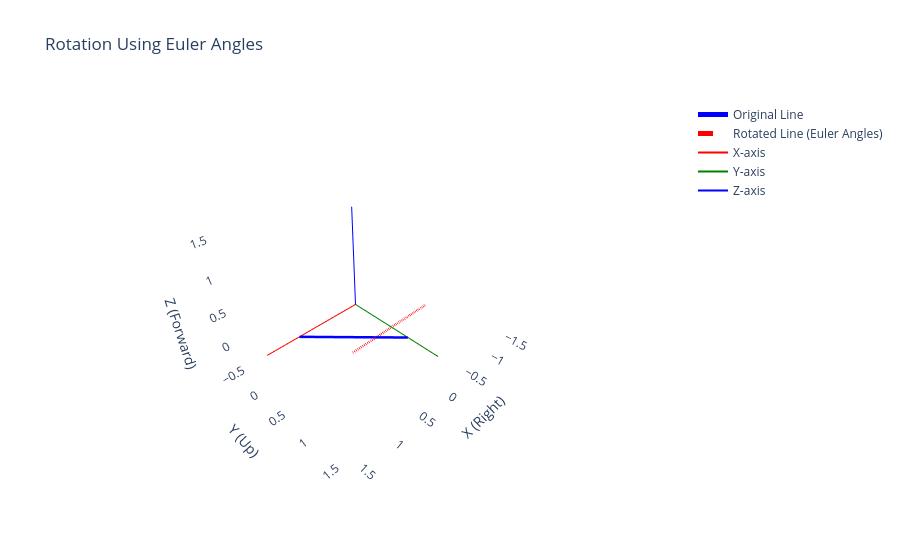
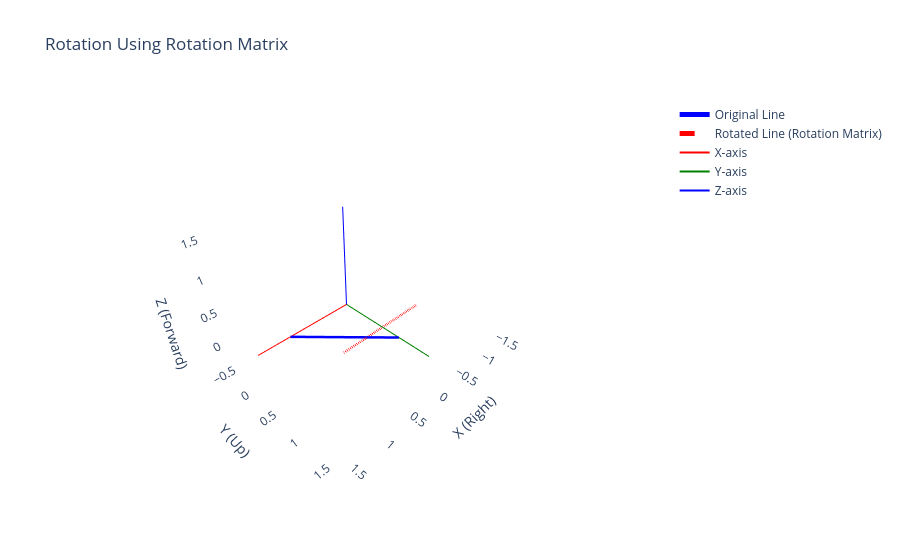
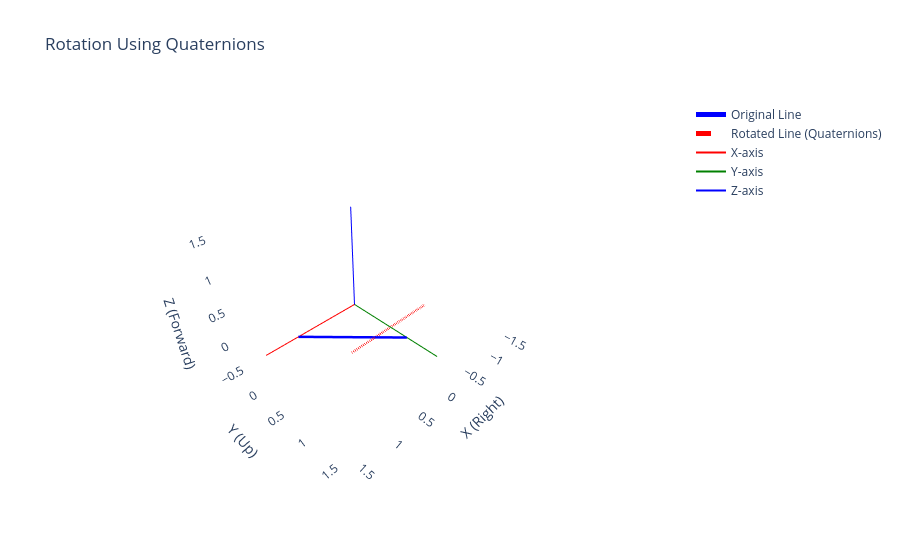
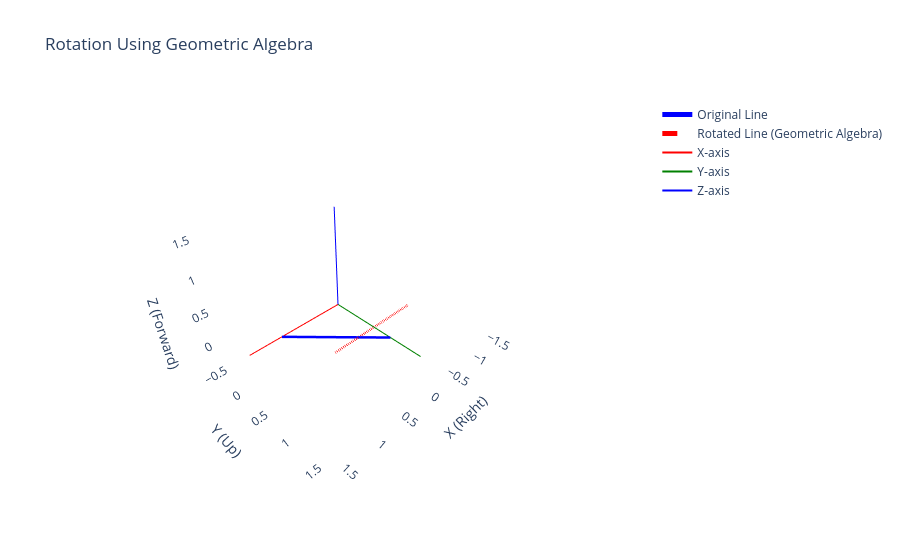

The notebook cell these images were saved under, in order:
### Markdown cell above
# with colored axes X, Y, Z

### Code cell
import numpy as np
from clifford import Cl
import plotly.graph_objects as go

# Define the original line
point1 = np.array([1, 0, 0])  # Starting point
point2 = np.array([0, 1, 0])  # Ending point
line = point2 - point1

# Rotation parameters
theta = np.deg2rad(45)  # Rotation angle in radians
axis = np.array([0, 0, 1])  # Rotation axis (Z-axis)

# ------------------------------
# Rotation Methods
# ------------------------------

# 1. Euler Angles
def rotate_euler(point, theta):
    Rz = np.array([
        [np.cos(theta), -np.sin(theta), 0],
        [np.sin(theta),  np.cos(theta), 0],
        [0, 0, 1]
    ])
    return Rz @ point

# 2. Rotation Matrix
def rotate_matrix(point, axis, theta):
    axis = axis / np.linalg.norm(axis)  # Normalize the axis
    K = np.array([
        [0, -axis[2], axis[1]],
        [axis[2],  0, -axis[0]],
        [-axis[1], axis[0], 0]
    ])
    R = np.eye(3) + np.sin(theta) * K + (1 - np.cos(theta)) * (K @ K)
    return R @ point

# 3. Quaternions
def rotate_quaternion(point, axis, theta):
    axis = axis / np.linalg.norm(axis)
    w = np.cos(theta / 2)
    x, y, z = axis * np.sin(theta / 2)
    q = np.array([w, x, y, z])  # Rotation quaternion
    p = np.array([0, *point])   # Pure quaternion
    q_conj = np.array([w, -x, -y, -z])  # Conjugate of rotation quaternion
    temp = quaternion_mult(q, p)
    rotated_p = quaternion_mult(temp, q_conj)
    return rotated_p[1:]  # Return vector part

def quaternion_mult(a, b):
    # Quaternion multiplication
    w1, x1, y1, z1 = a
    w2, x2, y2, z2 = b
    w = w1*w2 - x1*x2 - y1*y2 - z1*z2
    x = w1*x2 + x1*w2 + y1*z2 - z1*y2
    y = w1*y2 - x1*z2 + y1*w2 + z1*x2
    z = w1*z2 + x1*y2 - y1*x2 + z1*w2
    return np.array([w, x, y, z])

# 4. Geometric Algebra
# Initialize geometric algebra
layout, blades = Cl(3)
e1, e2, e3 = blades['e1'], blades['e2'], blades['e3']

def rotate_geometric_algebra(point, axis, theta):
    # Create vector in GA
    p = point[0]*e1 + point[1]*e2 + point[2]*e3

    # Create unit vector for axis in GA
    n = (axis[0]*e1 + axis[1]*e2 + axis[2]*e3).normal()

    # Pseudoscalar for 3D space
    I3 = e1 ^ e2 ^ e3

    # Bivector representing the plane of rotation (dual of axis)
    B = n * I3  # Plane orthogonal to n

    # Construct the rotor with negative sign to match right-hand rule
    R = np.cos(theta / 2) - B * np.sin(theta / 2)

    # Rotate using the sandwich product
    p_rotated = R * p * ~R

    # Extract the vector part (grade-1)
    p_rotated_vector = p_rotated(1)

    # Correctly extract the components
    components = [float(p_rotated_vector | basis) for basis in [e1, e2, e3]]

    return np.array(components)

# ------------------------------
# Compute Rotated Points
# ------------------------------

# Euler Angles
rotated_point1_euler = rotate_euler(point1, theta)
rotated_point2_euler = rotate_euler(point2, theta)

# Rotation Matrix
rotated_point1_matrix = rotate_matrix(point1, axis, theta)
rotated_point2_matrix = rotate_matrix(point2, axis, theta)

# Quaternions
rotated_point1_quat = rotate_quaternion(point1, axis, theta)
rotated_point2_quat = rotate_quaternion(point2, axis, theta)

# Geometric Algebra
rotated_point1_ga = rotate_geometric_algebra(point1, axis, theta)
rotated_point2_ga = rotate_geometric_algebra(point2, axis, theta)

# ------------------------------
# Verification
# ------------------------------

print("Rotated Point 1:")
print("Euler Angles:     ", rotated_point1_euler)
print("Rotation Matrix:  ", rotated_point1_matrix)
print("Quaternions:      ", rotated_point1_quat)
print("Geometric Algebra:", rotated_point1_ga)

print("\nRotated Point 2:")
print("Euler Angles:     ", rotated_point2_euler)
print("Rotation Matrix:  ", rotated_point2_matrix)
print("Quaternions:      ", rotated_point2_quat)
print("Geometric Algebra:", rotated_point2_ga)

# ------------------------------
# Visualization with Plotly
# ------------------------------

# Prepare data for plotting
methods = {
    'Euler Angles': (rotated_point1_euler, rotated_point2_euler),
    'Rotation Matrix': (rotated_point1_matrix, rotated_point2_matrix),
    'Quaternions': (rotated_point1_quat, rotated_point2_quat),
    'Geometric Algebra': (rotated_point1_ga, rotated_point2_ga),
}

# Length of the axes lines
axis_length = 1.5  # Adjust as needed

# Visualization with Y-axis up, Z-axis forward, X-axis right
for method, (rp1, rp2) in methods.items():
    # Original line coordinates
    x_orig = [point1[0], point2[0]]
    y_orig = [point1[1], point2[1]]
    z_orig = [point1[2], point2[2]]  # Z-axis (forward)

    # Rotated line coordinates
    x_rot = [rp1[0], rp2[0]]
    y_rot = [rp1[1], rp2[1]]
    z_rot = [rp1[2], rp2[2]]

    # Create a 3D figure
    fig = go.Figure()

    # Add original line
    fig.add_trace(go.Scatter3d(
        x=x_orig,
        y=y_orig,
        z=z_orig,
        mode='lines',
        line=dict(color='blue', width=5),
        name='Original Line'
    ))

    # Add rotated line
    fig.add_trace(go.Scatter3d(
        x=x_rot,
        y=y_rot,
        z=z_rot,
        mode='lines',
        line=dict(color='red', width=5, dash='dash'),
        name=f'Rotated Line ({method})'
    ))

    # Add X-axis in red
    fig.add_trace(go.Scatter3d(
        x=[0, axis_length],
        y=[0, 0],
        z=[0, 0],
        mode='lines',
        line=dict(color='red', width=2),
        name='X-axis'
    ))

    # Add Y-axis in green
    fig.add_trace(go.Scatter3d(
        x=[0, 0],
        y=[0, axis_length],
        z=[0, 0],
        mode='lines',
        line=dict(color='green', width=2),
        name='Y-axis'
    ))

    # Add Z-axis in blue
    fig.add_trace(go.Scatter3d(
        x=[0, 0],
        y=[0, 0],
        z=[0, axis_length],
        mode='lines',
        line=dict(color='blue', width=2),
        name='Z-axis'
    ))

    # Set axes properties
    fig.update_layout(
        scene=dict(
            xaxis=dict(title='X (Right)', range=[-1.5, 1.5], showbackground=False, showgrid=False),
            yaxis=dict(title='Y (Up)', range=[-0.5, 1.5], showbackground=False, showgrid=False),
            zaxis=dict(title='Z (Forward)', range=[-0.5, 1.5], showbackground=False, showgrid=False),
            aspectmode='data',
            camera=dict(
                eye=dict(x=1.5, y=1.5, z=1.5),  # Set the camera position
                projection=dict(type='perspective')  # Use perspective projection
            )
        ),
        title=f'Rotation Using {method}',
        showlegend=True
    )

    # Show the figure
    fig.show()

### Figure 1 — Plotly figure (JSON) as saved in the notebook; plotly's stock layout.template omitted (floating-point values rounded to 4 significant figures)
{"data": [{"line": {"color": "blue", "width": 5}, "mode": "lines", "name": "Original Line", "type": "scatter3d", "x": [1, 0], "y": [0, 1], "z": [0, 0]}, {"line": {"color": "red", "dash": "dash", "width": 5}, "mode": "lines", "name": "Rotated Line (Euler Angles)", "type": "scatter3d", "x": [0.7071, -0.7071], "y": [0.7071, 0.7071], "z": [0, 0]}, {"line": {"color": "red", "width": 2}, "mode": "lines", "name": "X-axis", "type": "scatter3d", "x": [0, 1.5], "y": [0, 0], "z": [0, 0]}, {"line": {"color": "green", "width": 2}, "mode": "lines", "name": "Y-axis", "type": "scatter3d", "x": [0, 0], "y": [0, 1.5], "z": [0, 0]}, {"line": {"color": "blue", "width": 2}, "mode": "lines", "name": "Z-axis", "type": "scatter3d", "x": [0, 0], "y": [0, 0], "z": [0, 1.5]}], "layout": {"scene": {"aspectmode": "data", "camera": {"eye": {"x": 1.5, "y": 1.5, "z": 1.5}, "projection": {"type": "perspective"}}, "xaxis": {"range": [-1.5, 1.5], "showbackground": false, "showgrid": false, "title": {"text": "X (Right)"}}, "yaxis": {"range": [-0.5, 1.5], "showbackground": false, "showgrid": false, "title": {"text": "Y (Up)"}}, "zaxis": {"range": [-0.5, 1.5], "showbackground": false, "showgrid": false, "title": {"text": "Z (Forward)"}}}, "showlegend": true, "title": {"text": "Rotation Using Euler Angles"}}}

### Figure 2 — Plotly figure (JSON) as saved in the notebook; plotly's stock layout.template omitted (floating-point values rounded to 4 significant figures)
{"data": [{"line": {"color": "blue", "width": 5}, "mode": "lines", "name": "Original Line", "type": "scatter3d", "x": [1, 0], "y": [0, 1], "z": [0, 0]}, {"line": {"color": "red", "dash": "dash", "width": 5}, "mode": "lines", "name": "Rotated Line (Rotation Matrix)", "type": "scatter3d", "x": [0.7071, -0.7071], "y": [0.7071, 0.7071], "z": [0, 0]}, {"line": {"color": "red", "width": 2}, "mode": "lines", "name": "X-axis", "type": "scatter3d", "x": [0, 1.5], "y": [0, 0], "z": [0, 0]}, {"line": {"color": "green", "width": 2}, "mode": "lines", "name": "Y-axis", "type": "scatter3d", "x": [0, 0], "y": [0, 1.5], "z": [0, 0]}, {"line": {"color": "blue", "width": 2}, "mode": "lines", "name": "Z-axis", "type": "scatter3d", "x": [0, 0], "y": [0, 0], "z": [0, 1.5]}], "layout": {"scene": {"aspectmode": "data", "camera": {"eye": {"x": 1.5, "y": 1.5, "z": 1.5}, "projection": {"type": "perspective"}}, "xaxis": {"range": [-1.5, 1.5], "showbackground": false, "showgrid": false, "title": {"text": "X (Right)"}}, "yaxis": {"range": [-0.5, 1.5], "showbackground": false, "showgrid": false, "title": {"text": "Y (Up)"}}, "zaxis": {"range": [-0.5, 1.5], "showbackground": false, "showgrid": false, "title": {"text": "Z (Forward)"}}}, "showlegend": true, "title": {"text": "Rotation Using Rotation Matrix"}}}

### Figure 3 — Plotly figure (JSON) as saved in the notebook; plotly's stock layout.template omitted (floating-point values rounded to 4 significant figures)
{"data": [{"line": {"color": "blue", "width": 5}, "mode": "lines", "name": "Original Line", "type": "scatter3d", "x": [1, 0], "y": [0, 1], "z": [0, 0]}, {"line": {"color": "red", "dash": "dash", "width": 5}, "mode": "lines", "name": "Rotated Line (Quaternions)", "type": "scatter3d", "x": [0.7071, -0.7071], "y": [0.7071, 0.7071], "z": [0, 0]}, {"line": {"color": "red", "width": 2}, "mode": "lines", "name": "X-axis", "type": "scatter3d", "x": [0, 1.5], "y": [0, 0], "z": [0, 0]}, {"line": {"color": "green", "width": 2}, "mode": "lines", "name": "Y-axis", "type": "scatter3d", "x": [0, 0], "y": [0, 1.5], "z": [0, 0]}, {"line": {"color": "blue", "width": 2}, "mode": "lines", "name": "Z-axis", "type": "scatter3d", "x": [0, 0], "y": [0, 0], "z": [0, 1.5]}], "layout": {"scene": {"aspectmode": "data", "camera": {"eye": {"x": 1.5, "y": 1.5, "z": 1.5}, "projection": {"type": "perspective"}}, "xaxis": {"range": [-1.5, 1.5], "showbackground": false, "showgrid": false, "title": {"text": "X (Right)"}}, "yaxis": {"range": [-0.5, 1.5], "showbackground": false, "showgrid": false, "title": {"text": "Y (Up)"}}, "zaxis": {"range": [-0.5, 1.5], "showbackground": false, "showgrid": false, "title": {"text": "Z (Forward)"}}}, "showlegend": true, "title": {"text": "Rotation Using Quaternions"}}}

### Figure 4 — Plotly figure (JSON) as saved in the notebook; plotly's stock layout.template omitted (floating-point values rounded to 4 significant figures)
{"data": [{"line": {"color": "blue", "width": 5}, "mode": "lines", "name": "Original Line", "type": "scatter3d", "x": [1, 0], "y": [0, 1], "z": [0, 0]}, {"line": {"color": "red", "dash": "dash", "width": 5}, "mode": "lines", "name": "Rotated Line (Geometric Algebra)", "type": "scatter3d", "x": [0.7071, -0.7071], "y": [0.7071, 0.7071], "z": [0, 0]}, {"line": {"color": "red", "width": 2}, "mode": "lines", "name": "X-axis", "type": "scatter3d", "x": [0, 1.5], "y": [0, 0], "z": [0, 0]}, {"line": {"color": "green", "width": 2}, "mode": "lines", "name": "Y-axis", "type": "scatter3d", "x": [0, 0], "y": [0, 1.5], "z": [0, 0]}, {"line": {"color": "blue", "width": 2}, "mode": "lines", "name": "Z-axis", "type": "scatter3d", "x": [0, 0], "y": [0, 0], "z": [0, 1.5]}], "layout": {"scene": {"aspectmode": "data", "camera": {"eye": {"x": 1.5, "y": 1.5, "z": 1.5}, "projection": {"type": "perspective"}}, "xaxis": {"range": [-1.5, 1.5], "showbackground": false, "showgrid": false, "title": {"text": "X (Right)"}}, "yaxis": {"range": [-0.5, 1.5], "showbackground": false, "showgrid": false, "title": {"text": "Y (Up)"}}, "zaxis": {"range": [-0.5, 1.5], "showbackground": false, "showgrid": false, "title": {"text": "Z (Forward)"}}}, "showlegend": true, "title": {"text": "Rotation Using Geometric Algebra"}}}
